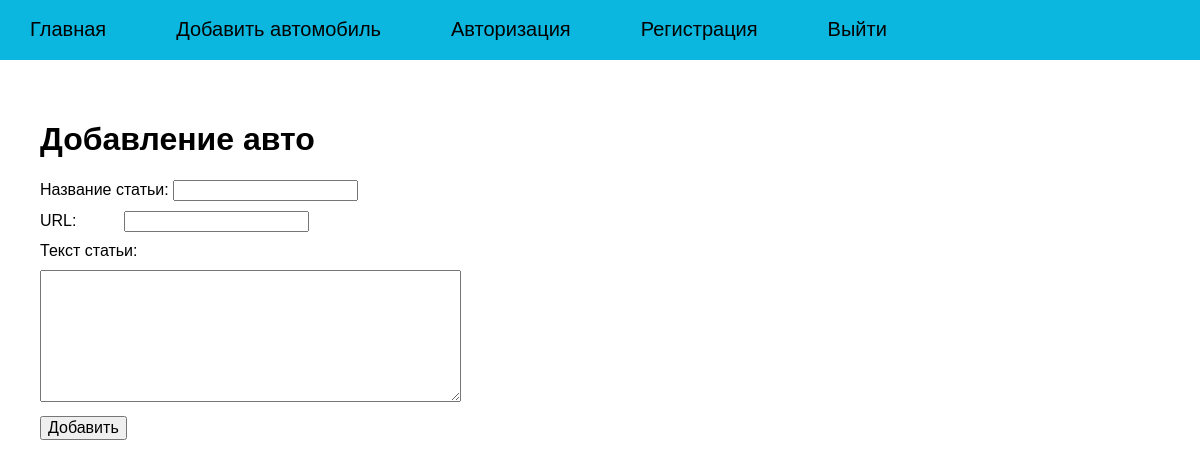
Screenshot of /add_car (signed in) with the database file from the repository.
### tables this page shows
CREATE TABLE mainmenu (
id integer primary key autoincrement,
title text not null,
url text not null
);

### flsite.py (the view, shortened to what this page needs)
@app.route("/add_car", methods=["POST", "GET"])
@login_required
def addCar():
    return render_template(
        'add_car.html',
        menu=dbase.getMenu(),
        title="Добавление авто")

### FDataBase.py (called while the page is built)
    def getMenu(self):
        sql = '''SELECT * FROM mainmenu'''
        try:
            self.__cur.execute(sql)
            res = self.__cur.fetchall()
            if res:
                return res
        except:
            print("Ошибка чтения из БД")
        return []

    def getUser(self, user_id):
        try:
            self.__cur.execute(f"SELECT * FROM users WHERE id = {user_id} LIMIT 1")
            res = self.__cur.fetchone()
            if not res:
                print("Пользователь не найден")
                return False
            return res
        except sqlite3.Error as e:
            print("Ошибка получения данных из БД в getUser " + str(e))
        return False

### UserLogin.py (called while the page is built)
    def fromDB(self, user_id, db):
        self.__user = db.getUser(user_id)
        return self

### flsite.py (called while the page is built)
@login_manager.user_loader
def load_user(user_id):
    return UserLogin().fromDB(user_id, dbase)

@app.before_request
def before_request():
    global dbase
    db = get_db()
    dbase = FDataBase(db)

def connect_db():
    conn = sqlite3.connect(app.config['DATABASE'])
    conn.row_factory = sqlite3.Row
    return conn

def get_db():
    if not hasattr(g, 'link_db'):
        g.link_db = connect_db()
    return g.link_db

### templates/add_car.html (shortened to what this page needs)
{% extends 'base.html' %}
{% block content %}
{{ super() }}
<form action="{{url_for('addCar')}}" method="post" class="form-contact">
<p><label>Название статьи: </label> <input type="text" name="name" value="" requied />
<p><label>URL: </label> <input type="text" name="url" value="" requied />
<p><label>Текст статьи:</label>
<p><textarea name="post" rows=7 cols=40></textarea>
<p><input type="submit" value="Добавить" />
</form>
{% endblock %}

### templates/base.html (shortened to what this page needs)
<!DOCTYPE html>
<html>
<head>
    <link type="text/css" href="{{ url_for('static', filename='css/styles.css')}}" rel="stylesheet"/>
</head>
<body>
{% block content -%}
    {%- block mainmenu -%}
    <ul class="mainmenu">
        {% for p in menu %}
        <li><a href="{{p.url}}">{{p.title}}</a></li>
        {% endfor %}
    </ul>
    {% endblock mainmenu -%}
<div class="content">
    {% if title -%}
        <h1>{{title}}</h1>
    {% else -%}
        <h1>LivePost</h1>
    {% endif -%}
    {% endblock -%}
</div>
</body>
</html>

### static/css/styles.css (style rules this page uses)
html, body { font-family: 'Arial'; margin: 0; padding: 0; height: 100%; width: 100%; }
a { color: #0059b2; text-decoration: none; }
ul.mainmenu { list-style: none; margin: 0; padding: 0; height: 60px; color: #060606; font-size: 20px; overflow: hidden; background: #0bb7de; }
ul.mainmenu li { float: left; margin: 18px 40px 0 30px; }
ul.mainmenu li a { color: #010101; text-decoration: none; }
.content { padding: 40px 20px 20px 40px; width: 100%; box-sizing: border-box; }
.form-contact label { display: inline-block; min-width: 80px; }
.form-contact p { margin: 10px 0 10px 0; }
.form-contact input[type=submit], textarea { font-size: 16px; }

### rows the page displays
mainmenu: title "Главная"
mainmenu: title "Добавить автомобиль"
mainmenu: title "Авторизация"
mainmenu: title "Регистрация"
mainmenu: title "Выйти"

### other values shown
{{ title }} "Добавление авто"
